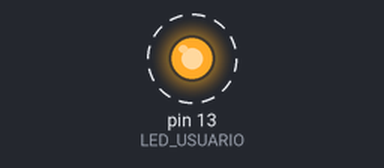
The sketch below on a simulated Arduino Uno, built with avr-gcc and run on an emulated ATmega328P. Shown: output pins drawn as LEDs (lit = HIGH). Dashed ring = blinking.

Above: at 0.2 s.
Timing chart, 0 to 3.0 s (numbered marks = the images above):
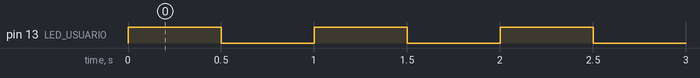

Measured:
- by itself, pin 13 (LED_USUARIO): alternates HIGH for 0.50 s and LOW for 0.50 s

The sketch:

Mi_Primer_Programa.ino
```cpp
//El primer ejercicio
//El led de usuario
//Definiciones

#define LED_USUARIO 13              //constante LED_USUARIO=13

void setup()
{
 pinMode(LED_USUARIO, OUTPUT);      //Configura el pin 13 como salida
}

void loop()
{
  digitalWrite(LED_USUARIO, HIGH);  //Enciende el led de usuario para que se encienda
  delay(500);                       //Espera 500 milisegundos
  digitalWrite(LED_USUARIO, LOW);   //Configura el led de usuario para que se apague
  delay(500);                       //Espera 500 milisegundos
}
```
